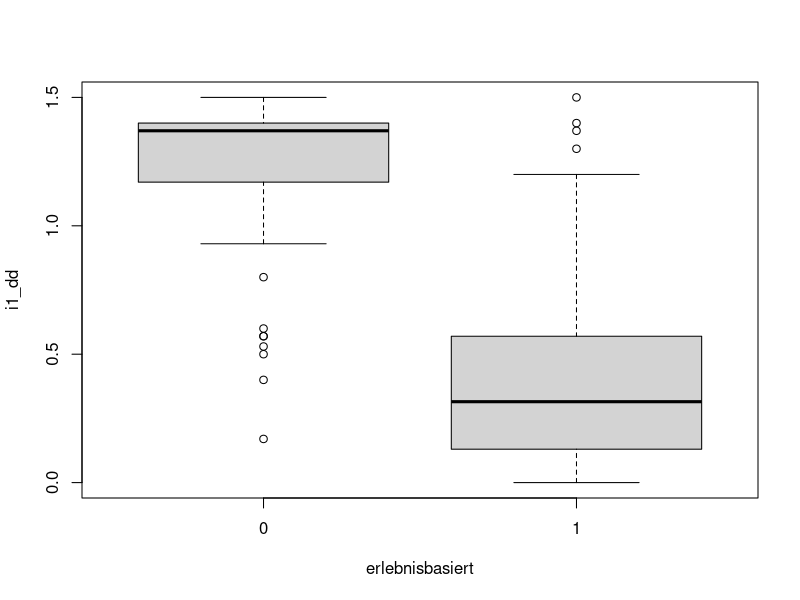
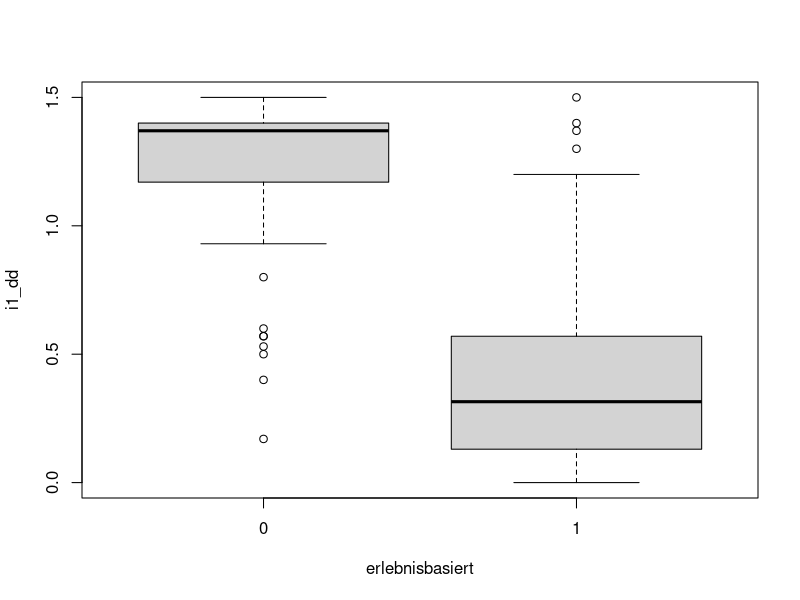
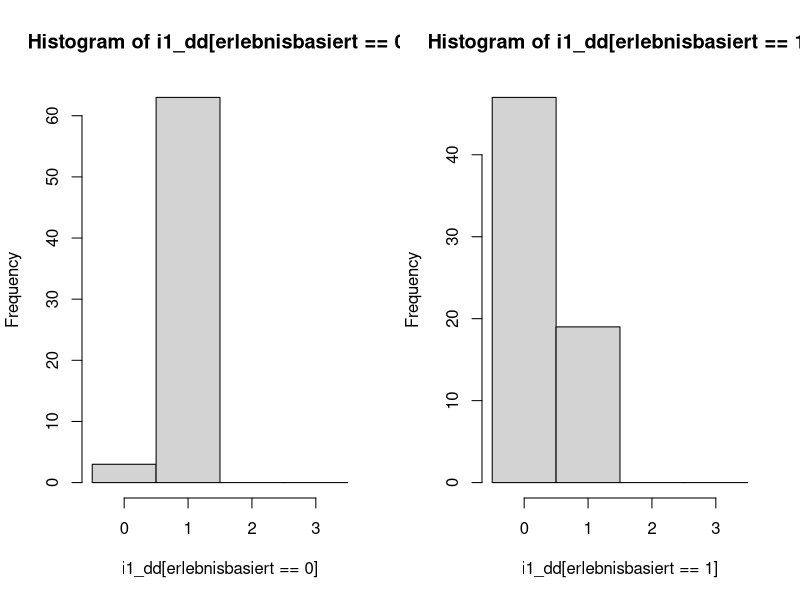
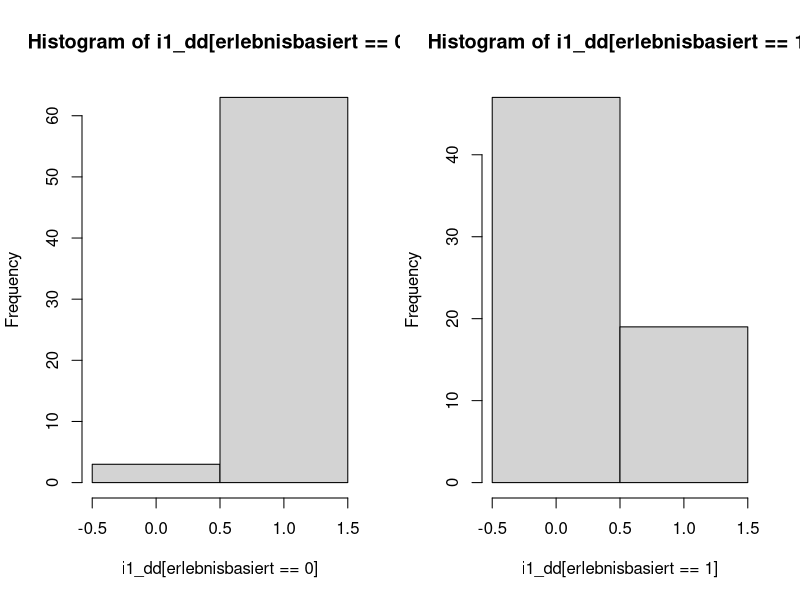

Here is the R script that generated these plots, in order:
#install.packages("psych")
library(psych)
library(readxl)

remove(Data)
Data <- read_excel("Aufbereitete_Aggregierte_Daten_MM7_JKH.xlsx")

attach(Data)

describeBy(i1_dd, `erlebnisbasiert`)
describeBy(i1_dd, `erlebnisbasiert`)

boxplot(i1_dd ~ `erlebnisbasiert`, Data)
boxplot(i1_dd ~ `erlebnisbasiert`, Data)

wilcox.test(i1_dd ~ `erlebnisbasiert`, Data, exact=FALSE, conf.int=TRUE)
wilcox.test(i1_dd ~ `erlebnisbasiert`, Data, exact=FALSE, conf.int=TRUE)

par(mfrow=c(1,2))
intervals <- seq(-0.5, 3.5)
hist(i1_dd[`erlebnisbasiert` == 0], breaks=intervals)
hist(i1_dd[`erlebnisbasiert` == 1], breaks=intervals)

intervals <- seq(-0.5, 1.5)
hist(i1_dd[`erlebnisbasiert` == 0], breaks=intervals)
hist(i1_dd[`erlebnisbasiert` == 1], breaks=intervals)

par(mfrow=c(1,1))

